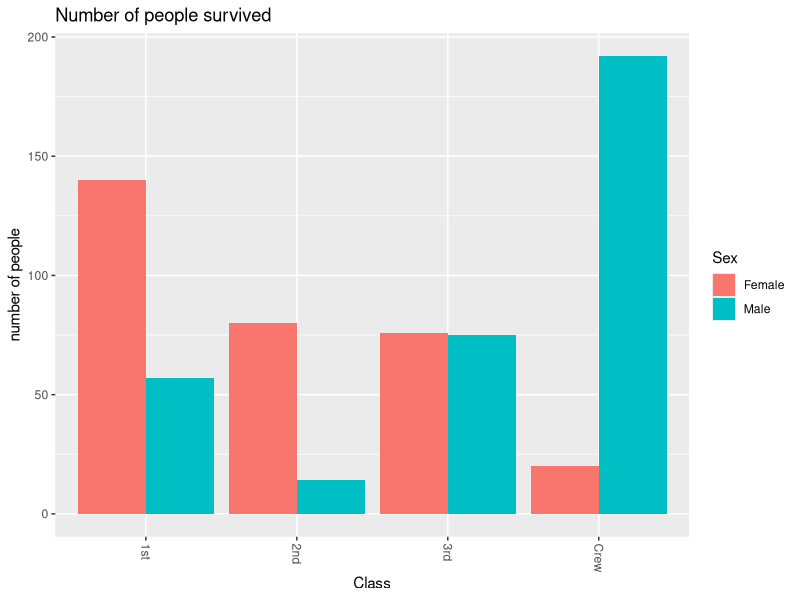
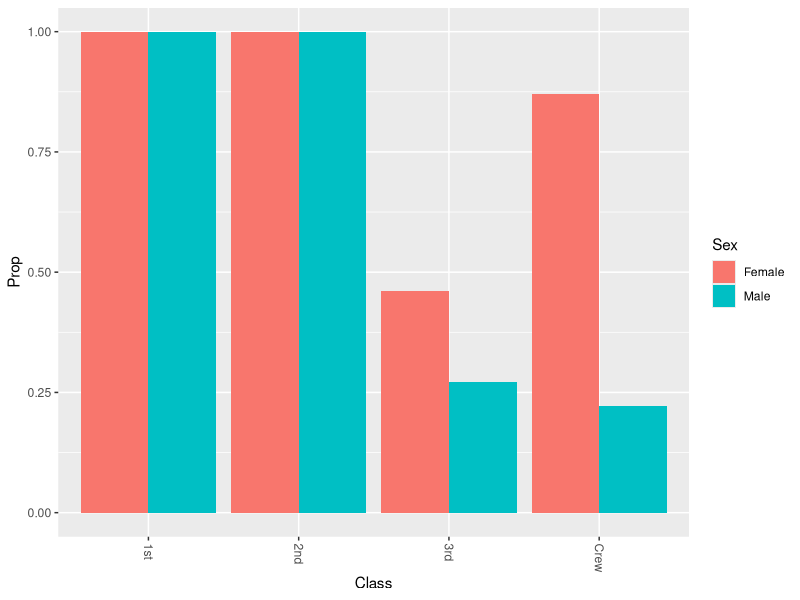
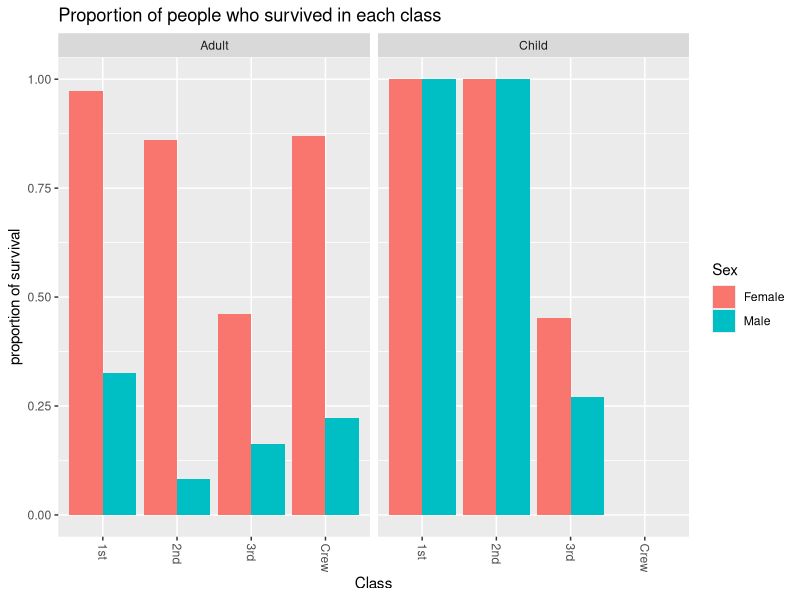

Recreate these plots in R, in order.
## ---- chunk 1
library(tidyverse)

df_titanic <- as_tibble(Titanic)
## ---- chunk 2
glimpse(df_titanic)

## ---- chunk 3
## NOTE: No need to edit! We'll cover how to
## do this calculation in a later exercise.
df_titanic %>% summarize(total = sum(n))
## ---- chunk 4
## TASK: Visualize counts against `Class` and `Sex`
df_survived<-df_titanic %>%
  filter(Survived == "Yes")

ggplot(df_survived, aes(x = Class, y = n, fill = Sex))+ 
  geom_col(position = "dodge") +
  labs(title = "Number of people survived", x = "Class", y = "number of people")+
  theme(axis.text.x = element_text(angle = 270, vjust = 0.5, hjust = 0))
## ---- chunk 5
## NOTE: No need to edit! We'll cover how to
## do this calculation in a later exercise.
df_prop <-
  df_titanic %>%
  group_by(Class, Sex, Age) %>%
  mutate(
    Total = sum(n),
    Prop = n / Total
  ) %>%
  ungroup()
df_prop
## ---- chunk 6

df_prop <-
  df_titanic %>%
  group_by(Class, Sex, Age) %>%
  mutate(
    Total = sum(n),
    Prop = n / Total
  ) %>%
  ungroup()


df_survived<-df_prop %>%
  filter(Survived == "Yes") 

ggplot(df_survived, aes(x = Class, y = Prop, fill = Sex))+ 
  geom_col(position = "dodge") +
  theme(axis.text.x = element_text(angle = 270, vjust = 0.5, hjust = 0))

## ---- chunk 7
df_titanic %>% 
  group_by(Sex,Class) %>% 
  summarize(total = sum(n))

## ---- chunk 8


df_prop <-
  df_titanic %>%
  group_by(Class, Sex, Age) %>%
  mutate(
    Total = sum(n),
    Prop = n / Total
  ) %>%
  ungroup()

df_survived<-df_prop %>%
  filter(Survived == "Yes")


ggplot(df_survived, aes(x = Class, y = Prop, fill = Sex))+ 
  geom_col(position = "dodge") +
  facet_grid(~Age)+
  labs(title = "Proportion of people who survived in each class", x = "Class", y = "proportion of survival")+
  theme(axis.text.x = element_text(angle = 270, vjust = 0.5, hjust = 0))

